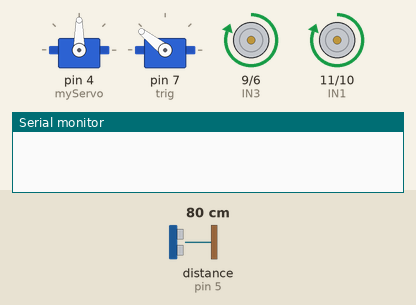
Bench run of a sketch on a simulated Arduino Uno, built with avr-gcc and run on an emulated ATmega328P. Parts: 2 × servo, motor-driver pin pairs drawn as motors (green arrow = first pin HIGH = forward, orange = second pin HIGH = backward, longer = more drive), the last lines printed to the serial monitor. Wiring (inferred from the names in the program): servo: signal pin 7. Inputs (shaded band) come from the test bench; at power-on: distance to the obstacle (sensor on pin 5) 80 cm. The echo pulse lasts 58.3 µs per cm; servo pulses on a pin are drawn as a servo (544–2400 µs = 0–180°).

Above: at 1.3 s.
1.4 s: distance to the obstacle (sensor on pin 5) set to 13 cm
2.9 s: distance to the obstacle (sensor on pin 5) set to 10 cm
At 3.9 s:
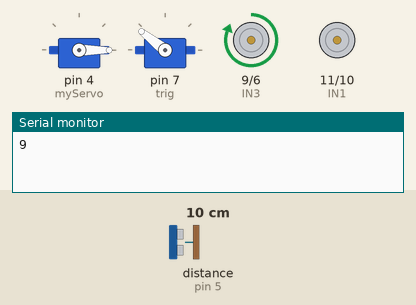
5.9 s: distance to the obstacle (sensor on pin 5) set to 18 cm
At 5.9 s:
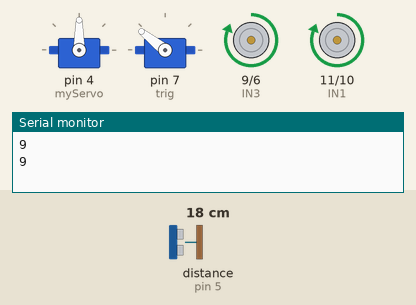
7.4 s: distance to the obstacle (sensor on pin 5) set to 2 cm
At 9.22 s:
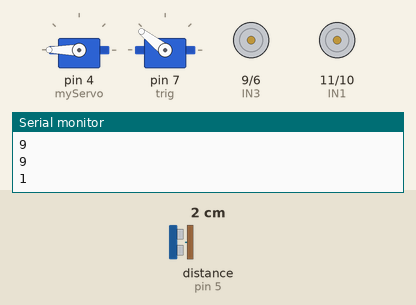
Timing chart, 0 to 11.4 s (numbered marks = the images above; inputs shaded):
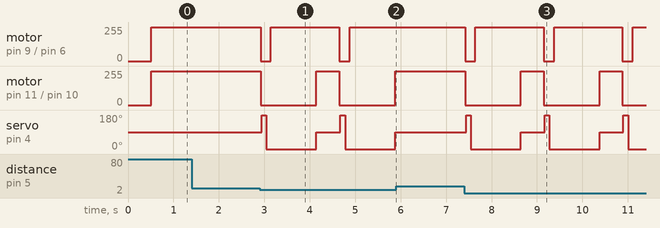

Measured:
- the behaviour switches between 12 and 11 cm on distance to the obstacle (sensor on pin 5) (found by bisection; images 0 and 1)
- after the input at 1.4 s, every drawn part: stays the same
- after the input at 2.9 s, motor on pin 9 (IN3) / pin 6 (IN4): alternates forward 255/255 for 1.5 s and stopped for 0.23 s, starting at once; motor on pin 11 (IN1) / pin 10 (IN2): alternates forward 255/255 for 0.51 s and stopped for 1.2 s, starting at once
- after the input at 5.9 s, motor on pin 9 (IN3) / pin 6 (IN4), motor on pin 11 (IN1) / pin 10 (IN2): stays forward 255/255 (without the input it goes to stopped after 0.49 s); servo on pin 4 (myServo): stays 90° (without the input it goes to 180° after 0.51 s)
- after the input at 7.4 s, motor on pin 9 (IN3) / pin 6 (IN4): alternates forward 255/255 for 1.5 s and stopped for 0.23 s, starting at once; motor on pin 11 (IN1) / pin 10 (IN2): alternates forward 255/255 for 0.51 s and stopped for 1.2 s, starting at once

The sketch:

Ultra.ino
```cpp
#include<Servo.h>
//#define echo 2 // attach pin D2 Arduino to pin Echo of HC-SR04
//#define trigPin 3  // attach D3 Arduino to pin Trig of HC-SR04

// define variables

Servo myServo;
int right = 0;
int left = 0;
int duration;
int trig = 7;
int echo = 5;
int IN1 = 11;
int IN2 = 10;
int IN3 = 9;
int IN4 = 6;
int pos = 0;
int stopdistance = 10;


void setup() {
  // put your setup code here, to run once:
  pinMode(trig, OUTPUT);
  pinMode(echo, INPUT);
  pinMode(IN1, OUTPUT);
  pinMode(IN2, OUTPUT);
  pinMode(IN3, OUTPUT);
  pinMode(IN4, OUTPUT);

  Serial.begin(9600);
  myServo.attach(4);

}
 int getDistance(){
  int distance;
  digitalWrite(trig,HIGH);
  delay(2);
  digitalWrite(trig,LOW);
  duration = pulseIn(echo,HIGH);
  distance = (duration*0.034 )/2;
  return distance;
  }
//checking distance
void Checkdir(){
  int turndirection =1;
  myServo.write(180);
  delay(100);
  right = getDistance();
  myServo.write(0);
  delay(100);
  left = getDistance();

  if(right > left){
    Serial.println(right);
    digitalWrite(IN1, HIGH);
    digitalWrite(IN3, LOW);
    delay(1000);
    Foward();
    }
  else{
    Serial.println(left);
    digitalWrite(IN1, LOW);
    digitalWrite(IN3, HIGH);
    delay(1000);
    Foward();
    }

  }

  void Foward(){
    digitalWrite(IN1, HIGH);
    digitalWrite(IN3, HIGH);
    }

  void Backward(){
    digitalWrite(IN2, HIGH);
    digitalWrite(IN4, HIGH);
    }

   void Stop(){
    digitalWrite(IN1, LOW);
    digitalWrite(IN2, LOW);
    digitalWrite(IN3, LOW);
    digitalWrite(IN4, LOW);
    }

void loop() {
  // put your main code here, to run repeatedly:

  myServo.write(90);
  delay(500);

  while(getDistance() > stopdistance){
    Foward();
    delay(20);

    }
    if(getDistance() <= stopdistance){
      Stop();
      delay(20);
      Checkdir();
    }
}
```
